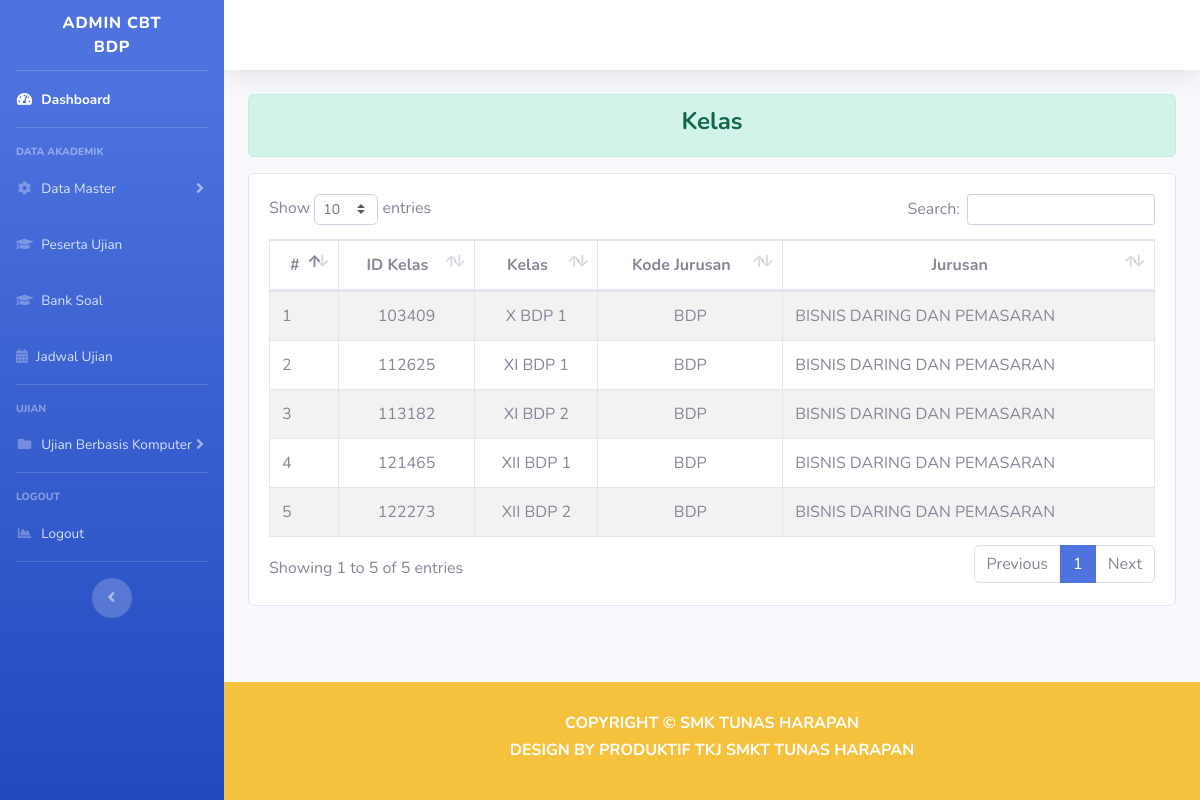
/index.php/dashboard_bdp/kelas, run on an earlier commit of the app's database.
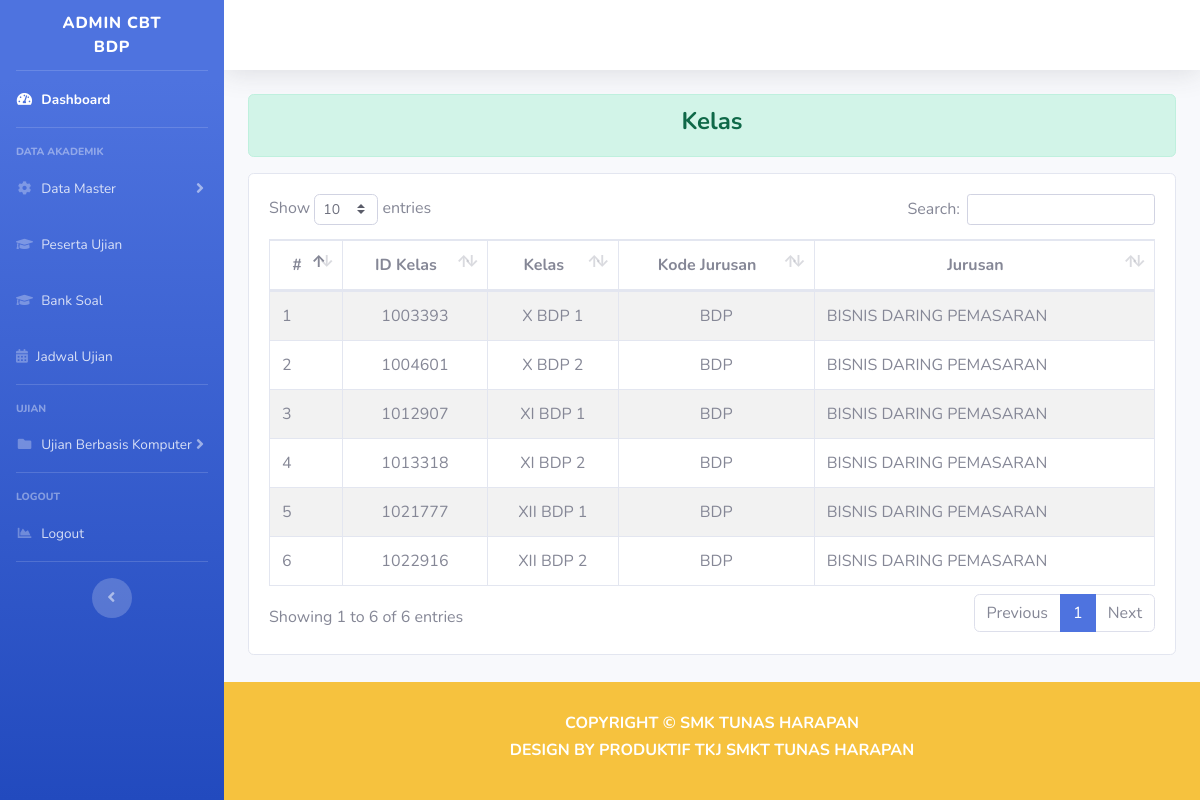
And on a later commit of the database.
### tables this page shows
CREATE TABLE `a_kelas` (
  `id` int(11) NOT NULL,
  `kode` varchar(8) NOT NULL,
  `kelas` varchar(128) NOT NULL
);

CREATE TABLE `a_jurusan` (
  `id` int(11) NOT NULL,
  `kode` varchar(8) NOT NULL,
  `jurusan` varchar(128) NOT NULL
);

### application/controllers/Dashboard_bdp.php (called while the page is built, shortened)
<?php
class Dashboard_bdp extends CI_Controller
{
    function __construct()
    {
        $this->load->model('Model_jurusan');
    }
    public function kelas()
    {
        $isi['kelas'] = $this->Model_kelas->dataKelasBDP();
        $isi['content'] = 'BDP/tampilan_kelas';
        $this->load->view('BDP/templates/header');
        $this->load->view('BDP/tampilan_dashboard', $isi);
        $this->load->view('BDP/templates/footer');
    }
}

### index.php (called while the page is built, shortened)
<?php
require_once BASEPATH.'core/CodeIgniter.php';

### application/models/Model_kelas.php (called while the page is built, shortened)
<?php
class Model_kelas extends CI_Model
{
    public function dataKelasBDP()
    {
        $sql = "SELECT *, a_kelas.id AS id_kelas FROM `a_kelas`
                INNER JOIN a_jurusan
                ON a_kelas.kode=a_jurusan.kode
                WHERE a_kelas.kelas LIKE '%BDP%';";
        $query = $this->db->query($sql);
        return $query->result_array();
    }
}

### application/views/BDP/tampilan_kelas.php (the view)
<div class="alert alert-success" role="alert">
    <h4 class="text-center font-weight-bold">Kelas</h4>
</div>
<div class="row mt-2">
    <div class="col-md">
        <div class="card">
            <div class="card-body">
                <div class="table-responsive">
                    <table class="table table-striped table-bordered" id="dataTable" width="100%" cellspacing="0">
                        <thead>
                            <tr class="text-center">
                                <th scope="col">#</th>
                                <th scope="col">ID Kelas</th>
                                <th scope="col">Kelas</th>
                                <th scope="col">Kode Jurusan</th>
                                <th scope="col">Jurusan</th>
                            </tr>
                        </thead>
                        <tbody>
                            <tr>
                                <?php
                                $no = 1;
                                foreach ($kelas as $row) {
                                ?>
                                    <td><?php echo $no++; ?></td>
                                    <td class="text-center"><?= $row['id_kelas'] ?></td>
                                    <td class="text-center"><?= $row['kelas'] ?></td>
                                    <td class="text-center"><?= $row['kode'] ?></td>
                                    <td><?= $row['jurusan'] ?></td>
                            </tr>
                        <?php } ?>
                        </tbody>
                    </table>
                </div>
            </div>
        </div>
    </div>
</div>

What changed in the data, as far as the page shows it:
removed a_kelas: id "103409", kelas "X BDP 1", a_jurusan.kode "BDP", a_jurusan.jurusan "BISNIS DARING DAN PEMASARAN"
removed a_kelas: id "112625", kelas "XI BDP 1", a_jurusan.kode "BDP", a_jurusan.jurusan "BISNIS DARING DAN PEMASARAN"
removed a_kelas: id "113182", kelas "XI BDP 2", a_jurusan.kode "BDP", a_jurusan.jurusan "BISNIS DARING DAN PEMASARAN"
removed a_kelas: id "121465", kelas "XII BDP 1", a_jurusan.kode "BDP", a_jurusan.jurusan "BISNIS DARING DAN PEMASARAN"
removed a_kelas: id "122273", kelas "XII BDP 2", a_jurusan.kode "BDP", a_jurusan.jurusan "BISNIS DARING DAN PEMASARAN"
added a_kelas: id "1003393", kelas "X BDP 1", a_jurusan.kode "BDP", a_jurusan.jurusan "BISNIS DARING PEMASARAN"
added a_kelas: id "1004601", kelas "X BDP 2", a_jurusan.kode "BDP", a_jurusan.jurusan "BISNIS DARING PEMASARAN"
added a_kelas: id "1012907", kelas "XI BDP 1", a_jurusan.kode "BDP", a_jurusan.jurusan "BISNIS DARING PEMASARAN"
added a_kelas: id "1013318", kelas "XI BDP 2", a_jurusan.kode "BDP", a_jurusan.jurusan "BISNIS DARING PEMASARAN"
added a_kelas: id "1021777", kelas "XII BDP 1", a_jurusan.kode "BDP", a_jurusan.jurusan "BISNIS DARING PEMASARAN"
added a_kelas: id "1022916", kelas "XII BDP 2", a_jurusan.kode "BDP", a_jurusan.jurusan "BISNIS DARING PEMASARAN"
Also different on the page:
text written by a page script: "Show entries Search: Showing 1 to 5 of 5 entries Previous 1 Next" → "Show entries Search: Showing 1 to 6 of 6 entries Previous 1 Next"
